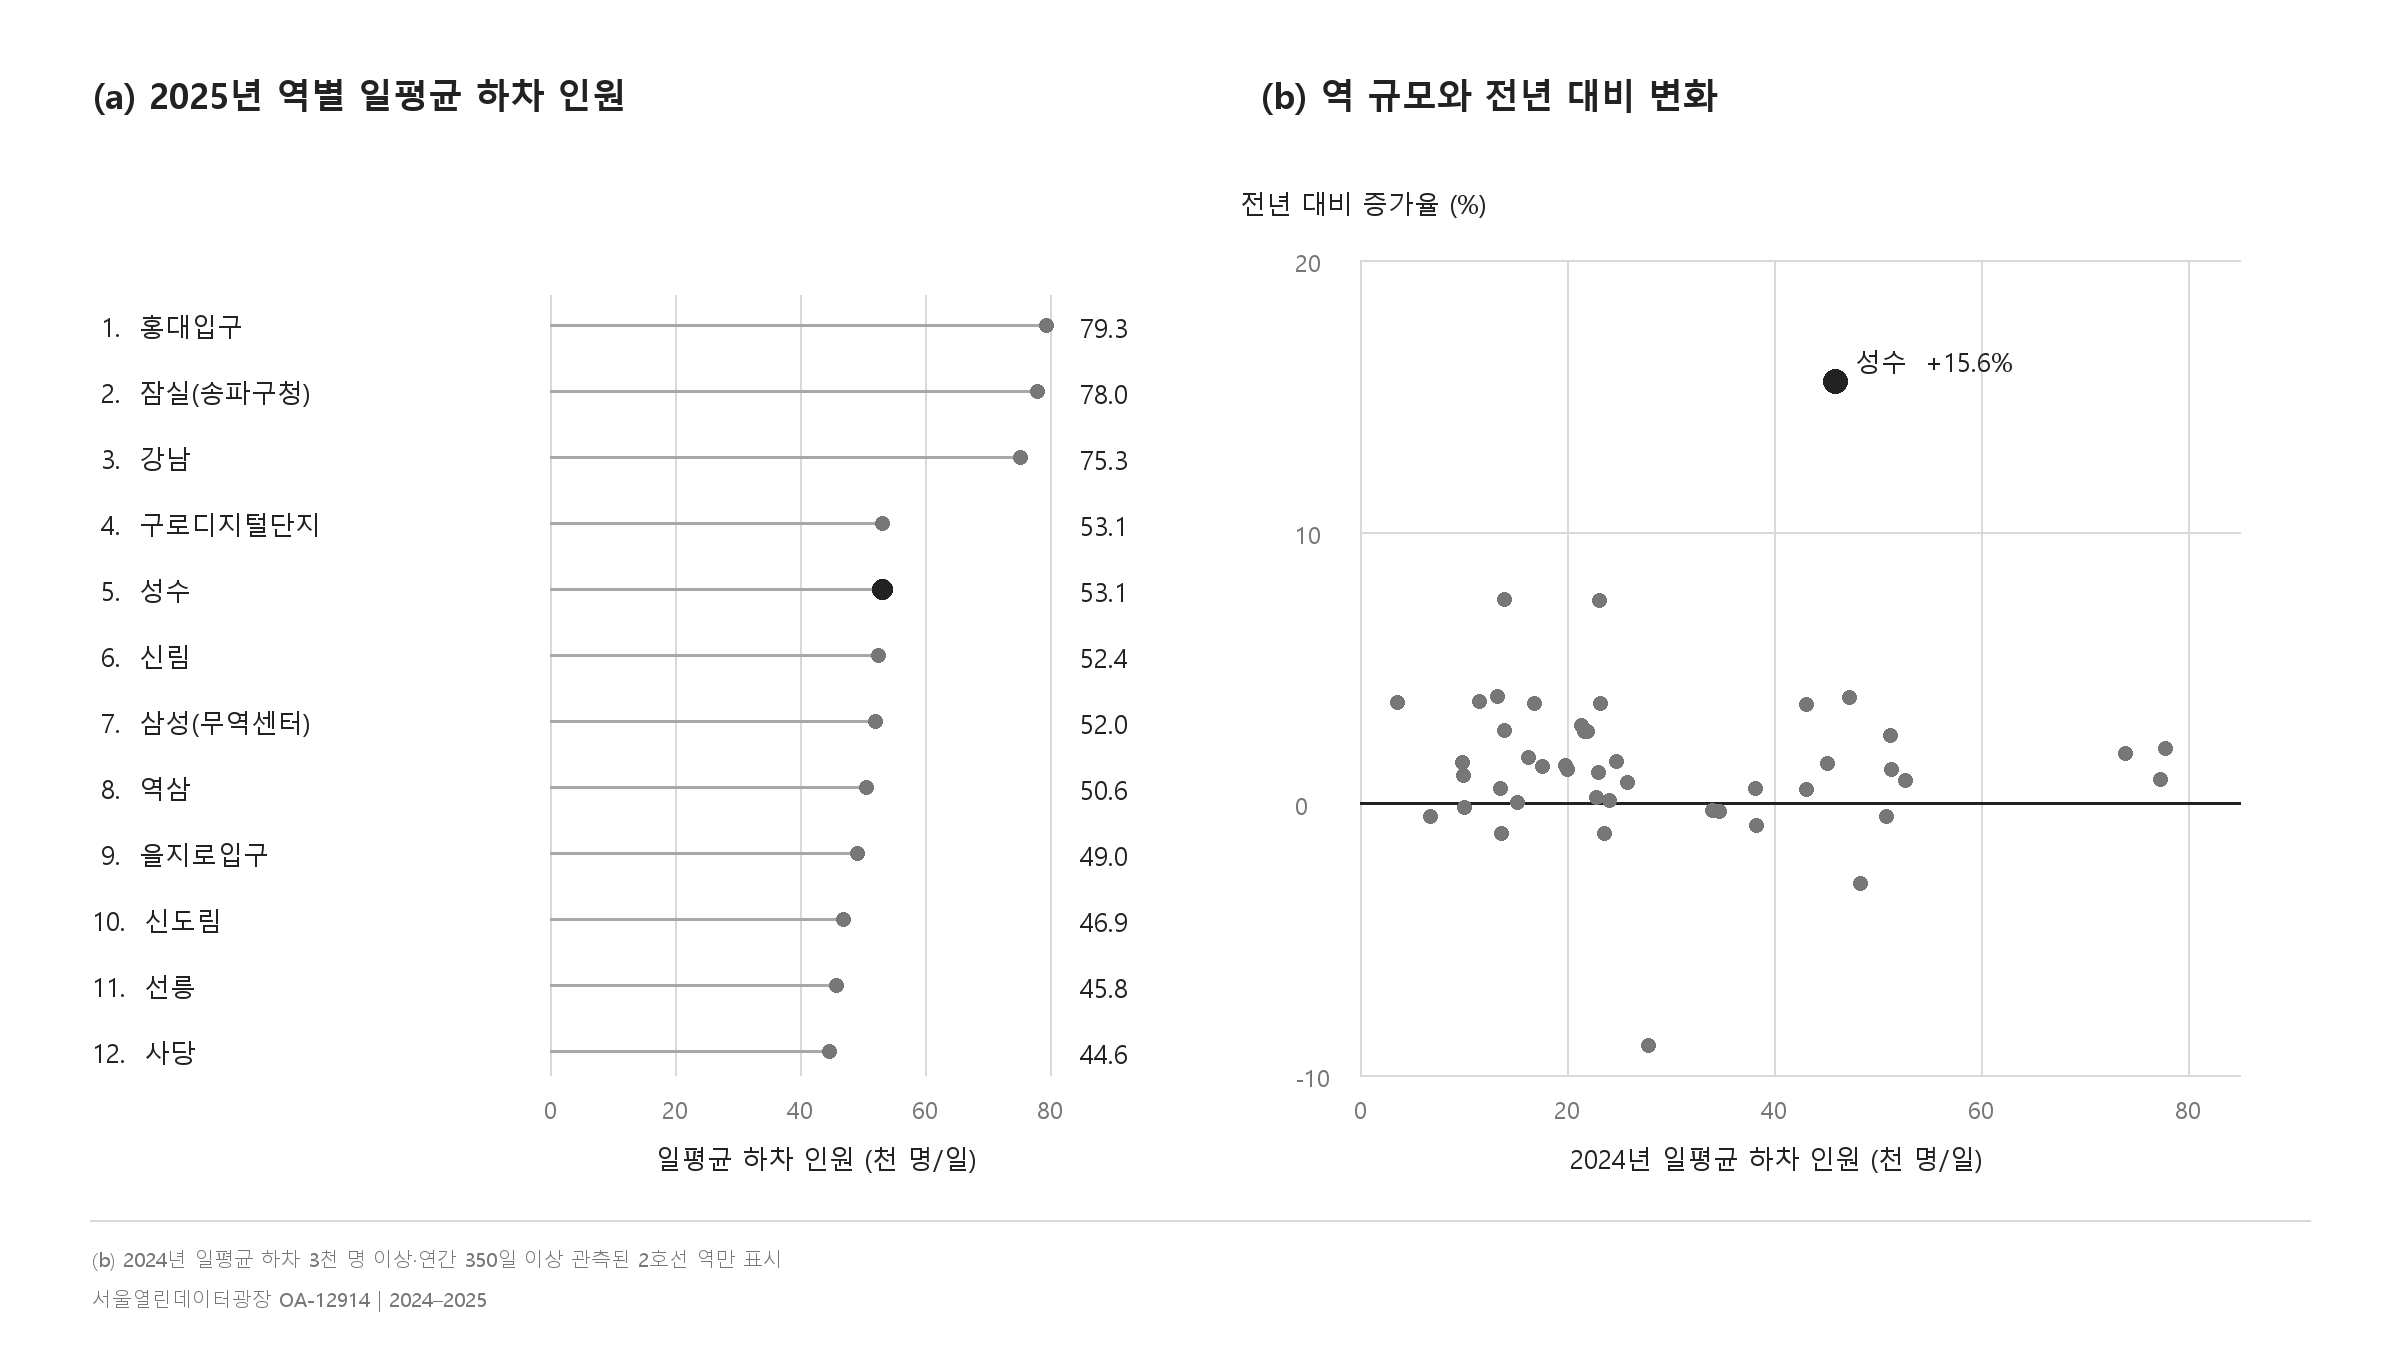

Source code (Python):
"""Make a restrained, publication-style figure from the verified subway CSVs."""

from pathlib import Path
import pandas as pd
from PIL import Image, ImageDraw, ImageFont

from subway_eda import load


HERE = Path(__file__).resolve().parent
DATA_SOURCE = "서울열린데이터광장 OA-12914 | 2024–2025"
FONT_REGULAR = "C:/Windows/Fonts/malgun.ttf"
FONT_BOLD = "C:/Windows/Fonts/malgunbd.ttf"


def font(size, bold=False):
    return ImageFont.truetype(FONT_BOLD if bold else FONT_REGULAR, size)


def main():
    raw = load()
    line2 = raw[raw["호선명"] == "2호선"].copy()
    daily = line2.groupby(["date", "역명"], as_index=False)["하차총승객수"].sum()
    daily["year"] = daily.date.dt.year
    annual = daily.groupby(["역명", "year"]).agg(
        days=("date", "nunique"), daily_exits=("하차총승객수", "mean")
    ).reset_index()
    values = annual.pivot(index="역명", columns="year", values="daily_exits")
    days = annual.pivot(index="역명", columns="year", values="days")
    values = values[(days[2024] >= 350) & (days[2025] >= 350)].copy()
    values["growth"] = (values[2025] / values[2024] - 1) * 100
    top = values.nlargest(12, 2025)
    scatter = values[values[2024] >= 3000]

    # White canvas, black axes, grey marks, direct labels only for reference stations.
    W, H = 2400, 1350
    im = Image.new("RGB", (W, H), "white")
    g = ImageDraw.Draw(im)
    black, grey, grid, light = "#222222", "#777777", "#d9d9d9", "#a8a8a8"
    f_panel = font(35, True)
    f_axis = font(26)
    f_tick = font(23)
    f_name = font(26)
    f_note = font(20)

    # Panel (a): 2025 station ranking.
    g.text((92, 70), "(a) 2025년 역별 일평균 하차 인원", font=f_panel, fill=black)
    x0, x1 = 550, 1050
    y0, y1 = 295, 1075
    scale_a = lambda v: x0 + v / 80000 * (x1 - x0)
    for tick in (0, 20000, 40000, 60000, 80000):
        x = round(scale_a(tick))
        g.line((x, y0, x, y1), fill=grid, width=2)
        label = f"{tick // 1000}"
        box = g.textbbox((0, 0), label, font=f_tick)
        g.text((x - (box[2] - box[0]) / 2, y1 + 18), label, font=f_tick, fill=grey)
    for rank, (name, row) in enumerate(top.iterrows(), 1):
        y = 325 + (rank - 1) * 66
        v = row[2025]
        g.text((92, y - 17), f"{rank:>2}.  {name}", font=f_name, fill=black)
        g.line((x0, y, round(scale_a(v)), y), fill=light, width=3)
        radius = 10 if name == "성수" else 7
        color = black if name == "성수" else grey
        x = round(scale_a(v))
        g.ellipse((x-radius, y-radius, x+radius, y+radius), fill=color)
        g.text((1080, y - 16), f"{v/1000:.1f}", font=f_name, fill=black)
    g.text((655, 1140), "일평균 하차 인원 (천 명/일)", font=f_axis, fill=black)

    # Panel (b): station size versus annual change; all eligible stations shown.
    g.text((1260, 70), "(b) 역 규모와 전년 대비 변화", font=f_panel, fill=black)
    sx0, sx1 = 1360, 2240
    sy0, sy1 = 260, 1075
    x_map = lambda v: sx0 + v / 85000 * (sx1 - sx0)
    y_map = lambda v: sy1 - (v + 10) / 30 * (sy1 - sy0)
    for tick in (0, 20000, 40000, 60000, 80000):
        x = round(x_map(tick))
        g.line((x, sy0, x, sy1), fill=grid, width=2)
        label = str(tick // 1000)
        box = g.textbbox((0, 0), label, font=f_tick)
        g.text((x - (box[2] - box[0]) / 2, sy1 + 18), label, font=f_tick, fill=grey)
    for tick in (-10, 0, 10, 20):
        y = round(y_map(tick))
        g.line((sx0, y, sx1, y), fill=black if tick == 0 else grid, width=3 if tick == 0 else 2)
        g.text((1295, y - 14), str(tick), font=f_tick, fill=grey)
    for name, row in scatter.iterrows():
        x, y = round(x_map(row[2024])), round(y_map(row["growth"]))
        if name == "성수":
            g.ellipse((x-12, y-12, x+12, y+12), fill=black)
            g.text((x+20, y-38), f"성수  +{row['growth']:.1f}%", font=f_name, fill=black)
        else:
            g.ellipse((x-7, y-7, x+7, y+7), fill=grey)
    g.text((1570, 1140), "2024년 일평균 하차 인원 (천 명/일)", font=f_axis, fill=black)
    g.text((1240, 185), "전년 대비 증가율 (%)", font=f_axis, fill=black)

    g.line((90, 1220, 2310, 1220), fill=grid, width=2)
    g.text((92, 1245), "(b) 2024년 일평균 하차 3천 명 이상·연간 350일 이상 관측된 2호선 역만 표시", font=f_note, fill=grey)
    g.text((92, 1285), DATA_SOURCE, font=f_note, fill=grey)
    output = HERE / "subway_eda_paper.png"
    im.save(output, dpi=(300, 300))
    print(output)
    print(f"ranking_stations={len(top)}, scatter_stations={len(scatter)}")


if __name__ == "__main__":
    main()
